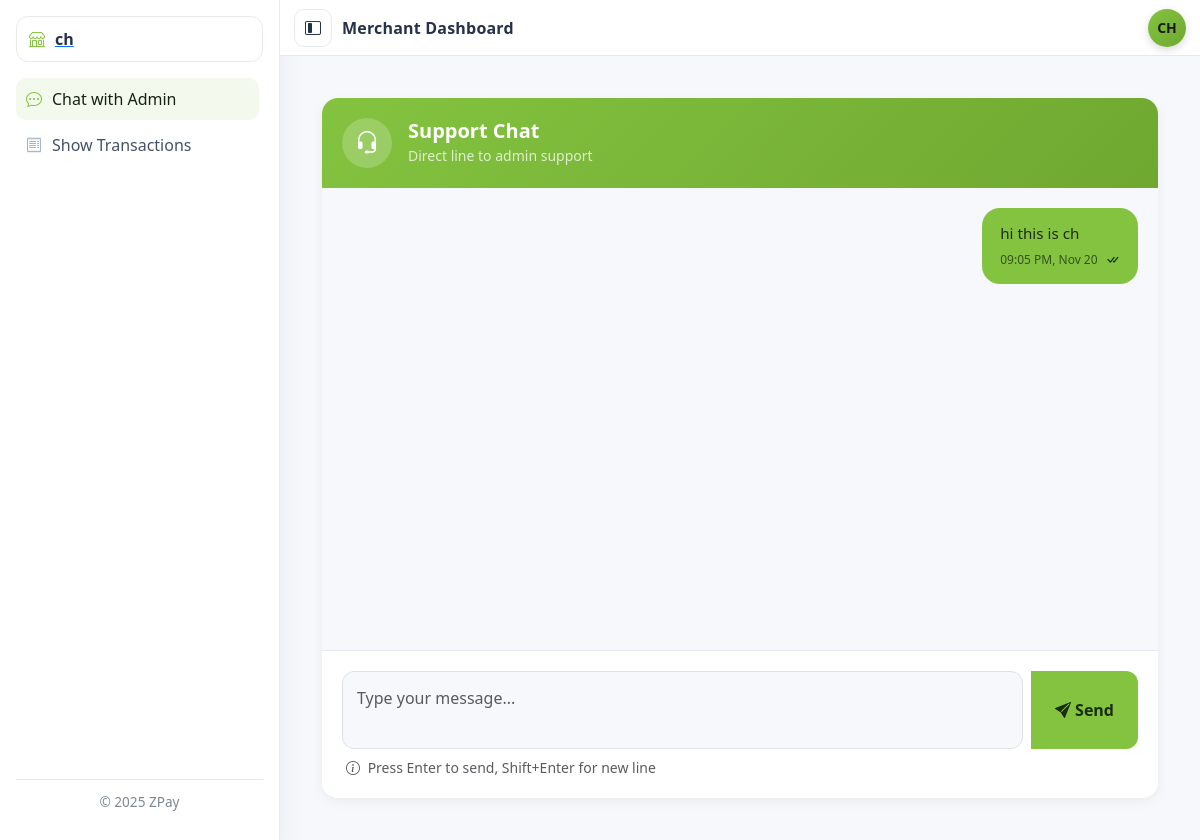
The page /merchant/chat/ (signed in) on the database as committed earlier.
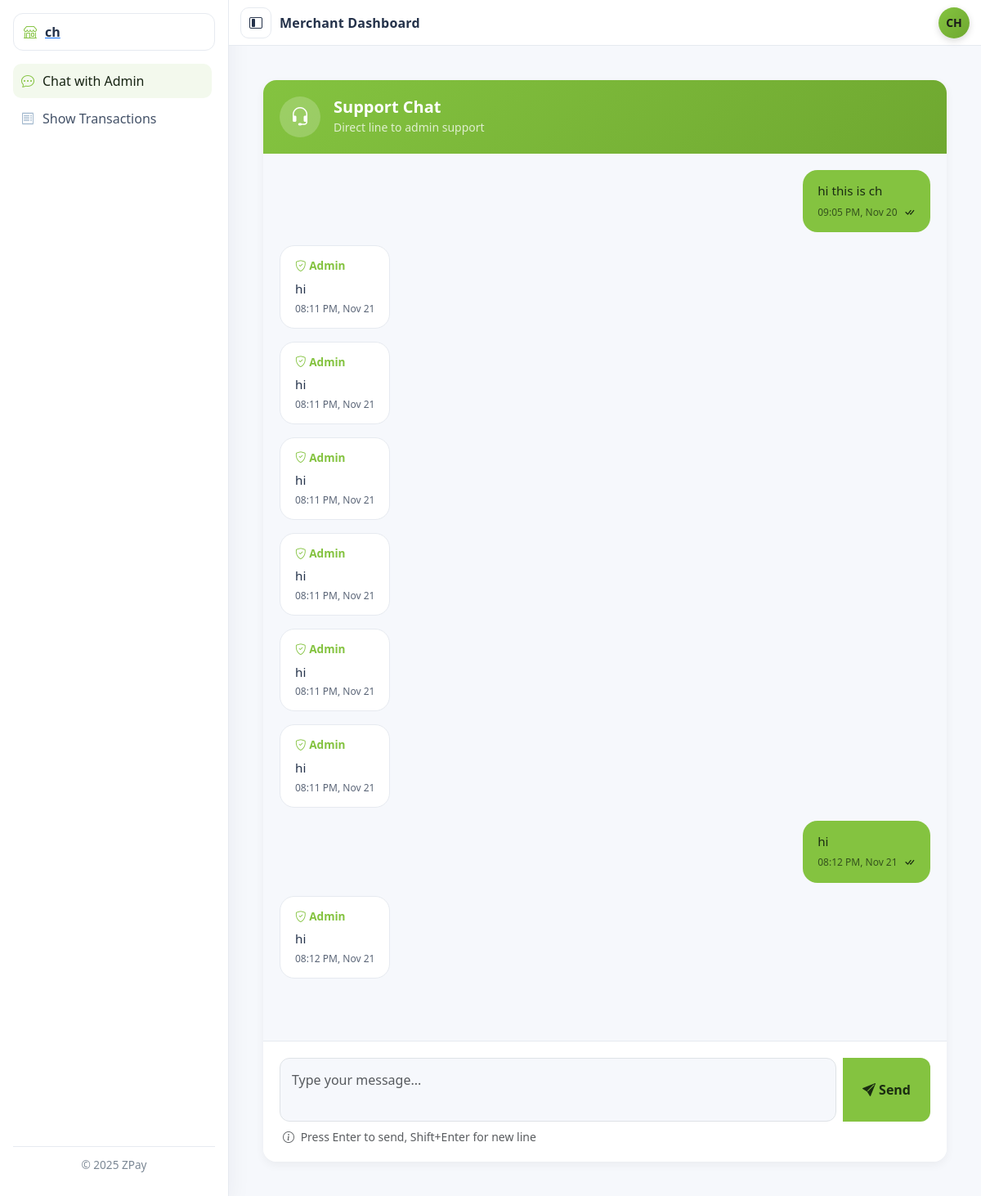
The same page on the database as committed later.
### easebuzz/models.py (models this page shows, shortened)
class Merchant(models.Model):
    user = models.OneToOneField(User, on_delete=models.CASCADE, null=True, blank=True)
    merchant_name = models.CharField(max_length=255)
    business_type = models.CharField(max_length=100, blank=True, null=True)
    email = models.EmailField(unique=True)
    phone = models.CharField(max_length=20, blank=True, null=True)
    pan = models.CharField(max_length=10, blank=True, null=True)
    gstin = models.CharField(max_length=15, blank=True, null=True)
    address = models.TextField(blank=True, null=True)
    city = models.CharField(max_length=100, blank=True, null=True)
    state = models.CharField(max_length=100, blank=True, null=True)
    pincode = models.CharField(max_length=10, blank=True, null=True)
    bank_name = models.CharField(max_length=255, blank=True, null=True)
    account_no = models.CharField(max_length=50, blank=True, null=True)
    ifsc_code = models.CharField(max_length=11, blank=True, null=True)
    account_holder_name = models.CharField(max_length=255, blank=True, null=True)
    inr_balance = models.DecimalField(max_digits=12, decimal_places=2, default=0)
    hold_balance = models.DecimalField(max_digits=12, decimal_places=2, default=0)
    prepaid_status = models.CharField(
        max_length=20,
        choices=[("Active", "Active"), ("Inactive", "Inactive")],
        default="Inactive"
    )
    is_active = models.BooleanField(default=True)
    provider = models.CharField(max_length=100, default="easebuzz")
    easebuzz_key = models.CharField(max_length=255, blank=True, null=True)
    easebuzz_salt = models.CharField(max_length=255, blank=True, null=True)
    jiopay_key = models.CharField(max_length=255, blank=True, null=True)
    jiopay_salt = models.CharField(max_length=255, blank=True, null=True)
    created_at = models.DateTimeField(auto_now_add=True)
    updated_at = models.DateTimeField(auto_now=True)
    class Meta:
        ordering = ['-created_at']

class ChatMessage(models.Model):
    merchant = models.ForeignKey(Merchant, on_delete=models.CASCADE, related_name='chat_messages')
    sender = models.ForeignKey(User, on_delete=models.CASCADE, related_name='sent_messages')
    receiver = models.ForeignKey(User, on_delete=models.CASCADE, related_name='received_messages', null=True, blank=True)
    message = models.TextField()
    is_read = models.BooleanField(default=False)
    is_from_admin = models.BooleanField(default=False)
    created_at = models.DateTimeField(auto_now_add=True)
    read_at = models.DateTimeField(null=True, blank=True)
    class Meta:
        ordering = ['created_at']

### dashboard/chat_views.py (the view)
# urls.py: path('merchant/chat/', chat_views.merchant_chat_view, name='merchant_chat'),
@login_required(login_url='/merchant/login/')
def merchant_chat_view(request):
    if request.user.is_staff:
        return redirect('/dashboard/chat/')
    try:
        merchant = Merchant.objects.get(user=request.user)
    except Merchant.DoesNotExist:
        return render(request, 'merchant/error.html', {
            'error': 'Merchant profile not found. Please contact admin.'
        })
    messages_list = ChatMessage.objects.filter(merchant=merchant).select_related('sender')
    admin_messages = messages_list.filter(is_from_admin=True, is_read=False)
    for msg in admin_messages:
        msg.mark_as_read()
    context = {
        'merchant': merchant,
        'messages': messages_list,
        'unread_count': 0  # Already marked as read
    }
    return render(request, 'merchant/chat.html', context)

### dashboard/templates/merchant/chat.html (shortened to what this page needs)
{% extends "merchant/base.html" %}
{% block content %}
<div class="container-fluid p-4">
  <div class="chat-container">
    <div class="chat-header d-flex justify-content-between align-items-center">
      <div class="d-flex align-items-center gap-3">
        <div
          style="width: 50px; height: 50px; border-radius: 50%; background: rgba(255, 255, 255, 0.2); display: grid; place-items: center;">
          <i class="bi bi-headset" style="font-size: 1.5rem;"></i>
        </div>
        <div>
          <h5 class="mb-0 fw-bold">Support Chat</h5>
          <small class="opacity-75">Direct line to admin support</small>
        </div>
      </div>
    </div>
    <div class="messages-area" id="messages-container">
      {% if messages %}
      {% for message in messages %}
      <div
        class="message-bubble d-flex {% if message.is_from_admin %}justify-content-start{% else %}justify-content-end{% endif %}">
        <div
          style="max-width: 70%; padding: 14px 18px; border-radius: 18px; {% if message.is_from_admin %}background: white; color: var(--text); border: 1px solid var(--stroke);{% else %}background: var(--accent); color: var(--accent-ink);{% endif %}">
          {% if message.is_from_admin %}
          <strong style="font-size: 0.85rem; display: block; margin-bottom: 6px; color: var(--accent);">
            <i class="bi bi-shield-check"></i> Admin
          </strong>
          {% endif %}
          <p class="mb-1" style="font-size: 0.95rem; line-height: 1.5; white-space: pre-wrap;">{{ message.message }}</p>
          <div class="d-flex justify-content-between align-items-center mt-1">
            <small class="opacity-75" style="font-size: 0.75rem;">
              {{ message.created_at|date:"h:i A, M d" }}
            </small>
            {% if not message.is_from_admin and message.is_read %}
            <i class="bi bi-check-all ms-2" style="font-size: 0.9rem;" title="Read by admin"></i>
            {% elif not message.is_from_admin %}
            <i class="bi bi-check ms-2" style="font-size: 0.9rem;" title="Sent"></i>
            {% endif %}
          </div>
        </div>
      </div>
      {% endfor %}
      {% else %}
      <div class="text-center" style="margin-top: 100px;">
        <i class="bi bi-chat-dots" style="font-size: 4rem; color: var(--muted);"></i>
        <p class="text-muted mt-3" style="font-size: 1.1rem;">No messages yet</p>
        <p class="text-muted">Send a message to start the conversation!</p>
      </div>
      {% endif %}
    </div>
    <div class="message-input-area">
      <div class="input-group">
        <textarea id="messageInput" class="form-control" placeholder="Type your message..." rows="2"
          style="border-radius: 12px; resize: none; padding: 14px; background: var(--page);"></textarea>
        <button id="sendBtn" onclick="sendMessage()" class="btn btn-send ms-2">
          <i class="bi bi-send-fill"></i> Send
        </button>
      </div>
      <small class="text-muted mt-2 d-block ms-1">
        <i class="bi bi-info-circle me-1"></i> Press Enter to send, Shift+Enter for new line
      </small>
    </div>
  </div>
</div>
{% endblock %}

### dashboard/templates/merchant/base.html (shortened to what this page needs)
{% load static %}
<!DOCTYPE html>
<html lang="en">
<head>
    <link href="https://cdn.jsdelivr.net/npm/bootstrap@5.3.3/dist/css/bootstrap.min.css" rel="stylesheet">
    <link href="https://cdn.jsdelivr.net/npm/bootstrap-icons@1.11.3/font/bootstrap-icons.css" rel="stylesheet">
    <link rel="stylesheet" href="{% static 'dashboard/css/sidebar.css' %}">
</head>
<body>
    <div class="layout">
        <aside class="sb" id="sidebar">
            {% include "merchant/sidebar.html" %}
        </aside>
        <main id="content" class="main">
            <header class="topbar">
                <button class="ghost btn-toggle" id="sbToggle" aria-label="Toggle sidebar">
                    <i class="bi bi-layout-sidebar-inset"></i>
                </button>
                <div class="topbar-title">Merchant Dashboard</div>
                <div class="topbar-right">
                    <div class="avatar" data-bs-toggle="modal" data-bs-target="#profileModal">
                        {{ merchant.merchant_name|slice:":2"|upper }}
                    </div>
                </div>
            </header>
            <section class="page">
                {% block content %}{% endblock %}
            </section>
        </main>
    </div>
</body>
</html>

### dashboard/templates/merchant/sidebar.html
<a href="/">
    <div class="brand">
        <i class="bi bi-shop"></i><span>{{ merchant.merchant_name }}</span>
    </div>
</a>
<nav class="sb-nav">
    <a href="{% url 'merchant_chat' %}"
        class="sb-link {% if request.resolver_match.url_name == 'merchant_chat' %}active{% endif %}">
        <i class="bi bi-chat-dots"></i>
        <span>Chat with Admin</span>
    </a>
    <a href="{% url 'merchant_transactions' %}"
        class="sb-link {% if request.resolver_match.url_name == 'merchant_transactions' %}active{% endif %}">
        <i class="bi bi-receipt"></i>
        <span>Show Transactions</span>
    </a>
</nav>
<footer class="sb-footer">© 2025 ZPay</footer>

### dashboard/static/dashboard/css/sidebar.css (style rules this page uses)
:root { --sb-w: 280px; --bg: #ffffff; --panel: #ffffff; --page: #f6f8fc; --text: #24324a; --muted: #7b8794; --stroke: #e6eaf0; --hover: #eef3fa; --accent: #84c340; --accent-ink: #1a2c11; --radius: 14px; --shadow: 0 10px 28px rgba(21,32,56,.06); }
.layout { min-height:100vh; display:flex; background:var(--page); }
.sb { position:fixed; inset:0 auto 0 0; width:var(--sb-w); background:var(--bg); border-right:1px solid var(--stroke); padding:16px; box-shadow:var(--shadow); display:flex; flex-direction:column; overflow:hidden; }
.main { margin-left:var(--sb-w); flex:1; display:flex; flex-direction:column; }
.topbar { height:56px; display:flex; align-items:center; gap:10px; border-bottom:1px solid var(--stroke); background:var(--bg); color:var(--text); padding:0 14px; position:sticky; top:0; z-index:2; }
.topbar-title { font-weight:600; letter-spacing:.2px; }
.topbar-right { margin-left:auto; display:flex; align-items:center; gap:10px; }
.ghost { background:transparent; border:1px solid var(--stroke); color:var(--text); border-radius:10px; padding:6px 10px; }
.page { padding:18px; background:var(--page); color:var(--text); min-height:calc(100vh - 56px); }
.brand { display:flex; align-items:center; gap:10px; color:var(--text); font-weight:700; padding:10px 12px; border-radius:12px; border:1px solid var(--stroke); margin-bottom:10px; }
.brand i { color:var(--accent); }
.sb-nav { margin-top:6px; display:flex; flex-direction:column; flex:1 1 auto; overflow:auto; padding-right:4px; }
.sb-link { display:flex; align-items:center; gap:10px; padding:9px 10px; border-radius:10px; color:#445268; text-decoration:none; transition: background .12s ease, color .12s ease; }
.sb-link + .sb-link { margin-top:4px; }
.sb-link i { color:#9fb6cc; }
.sb-link.active { background:#f3f9ed; color:#162312; }
.sb-link.active i { color:var(--accent); }
.sb-footer { margin-top:auto; border-top:1px solid var(--stroke); background:var(--bg); text-align:center; color:var(--muted); font-size:.85rem; padding:12px 8px; position:sticky; bottom:0; }
.avatar { width:28px; height:28px; display:grid; place-items:center; border-radius:50%; font-size:.75rem; background:linear-gradient(135deg,#a6e172,var(--accent)); color:var(--accent-ink); font-weight:700; }
.avatar { width: 38px; height: 38px; background: #2ecc71; color: white; display: flex; justify-content: center; align-items: center; border-radius: 50%; font-weight: 600; cursor: pointer; }

### dashboard/templates/merchant/base.html (style rules this page uses)
.avatar { width: 38px; height: 38px; border-radius: 50%; background: linear-gradient(135deg, #84c340, #6fa830); color: #1a1a1a; display: flex; justify-content: center; align-items: center; font-weight: 600; cursor: pointer; font-size: 14px; box-shadow: 0 3px 8px rgba(0, 0, 0, 0.15); }

### dashboard/templates/merchant/chat.html (style rules this page uses)
.chat-container { display: flex; flex-direction: column; height: calc(100vh - 100px); background: white; border-radius: 16px; overflow: hidden; box-shadow: 0 4px 12px rgba(0, 0, 0, 0.05); }
.chat-header { background: linear-gradient(135deg, var(--accent) 0%, #6fa830 100%); padding: 20px; color: white; }
.messages-area { flex-grow: 1; overflow-y: auto; padding: 20px; background: var(--page); }
.message-input-area { background: white; border-top: 1px solid var(--stroke); padding: 20px; }
.message-bubble { margin-bottom: 16px; animation: slideIn 0.3s ease; }
.btn-send { background: var(--accent); border: none; color: var(--accent-ink); padding: 12px 24px; font-weight: 600; border-radius: 12px; transition: all 0.2s; }

Rows that differ between the two databases and show on the page:
added ChatMessage: is_from_admin True (drawn), message "hi", created_at "08:11 PM, Nov 21"
added ChatMessage: is_from_admin True (drawn), message "hi", created_at "08:11 PM, Nov 21"
added ChatMessage: is_from_admin True (drawn), message "hi", created_at "08:11 PM, Nov 21"
added ChatMessage: is_from_admin True (drawn), message "hi", created_at "08:11 PM, Nov 21"
added ChatMessage: is_from_admin True (drawn), message "hi", created_at "08:11 PM, Nov 21"
added ChatMessage: is_from_admin True (drawn), message "hi", created_at "08:11 PM, Nov 21"
added ChatMessage: message "hi", created_at "08:12 PM, Nov 21", is_from_admin False (drawn)
added ChatMessage: is_from_admin True (drawn), message "hi", created_at "08:12 PM, Nov 21"
